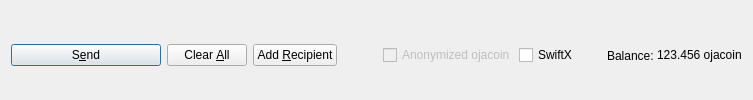
         <widget class="QFrame" name="frame_Send">
          <layout class="QHBoxLayout" name="horizontalLayout">
           <property name="bottomMargin">
            <number>0</number>
           </property>
           <item>
            <widget class="QPushButton" name="sendButton">
             <property name="minimumSize">
              <size>
               <width>150</width>
               <height>0</height>
              </size>
             </property>
             <property name="toolTip">
              <string>Confirm the send action</string>
             </property>
             <property name="text">
              <string>S&amp;end</string>
             </property>
             <property name="icon">
              <iconset resource="../ojacoin.qrc">
               <normaloff>:/icons/send</normaloff>:/icons/send</iconset>
             </property>
             <property name="autoDefault">
              <bool>false</bool>
             </property>
             <property name="default">
              <bool>true</bool>
             </property>
            </widget>
           </item>
           <item>
            <widget class="QPushButton" name="clearButton">
             <property name="sizePolicy">
              <sizepolicy hsizetype="Minimum" vsizetype="Fixed">
               <horstretch>0</horstretch>
               <verstretch>0</verstretch>
              </sizepolicy>
             </property>
             <property name="toolTip">
              <string>Clear all fields of the form.</string>
             </property>
             <property name="text">
              <string>Clear &amp;All</string>
             </property>
             <property name="icon">
              <iconset resource="../ojacoin.qrc">
               <normaloff>:/icons/remove</normaloff>:/icons/remove</iconset>
             </property>
             <property name="autoDefault">
              <bool>false</bool>
             </property>
            </widget>
           </item>
           <item>
            <widget class="QPushButton" name="addButton">
             <property name="toolTip">
              <string>Send to multiple recipients at once</string>
             </property>
             <property name="text">
              <string>Add &amp;Recipient</string>
             </property>
             <property name="icon">
              <iconset resource="../ojacoin.qrc">
               <normaloff>:/icons/add</normaloff>:/icons/add</iconset>
             </property>
             <property name="autoDefault">
              <bool>false</bool>
             </property>
            </widget>
           </item>
           <item>
            <spacer name="horizontalSpacer">
             <property name="orientation">
              <enum>Qt::Horizontal</enum>
             </property>
             <property name="sizeHint" stdset="0">
              <size>
               <width>40</width>
               <height>20</height>
              </size>
             </property>
            </spacer>
           </item>
           <item>
            <layout class="QHBoxLayout" name="horizontalLayout_2">
             <property name="spacing">
              <number>3</number>
             </property>
             <item>
              <widget class="QCheckBox" name="checkzECA">
               <property name="enabled">
                <bool>false</bool>
               </property>
               <property name="text">
                <string>Anonymized ojacoin</string>
               </property>
              </widget>
             </item>
             <item>
              <widget class="QCheckBox" name="checkSwiftTX">
               <property name="enabled">
                <bool>true</bool>
               </property>
               <property name="minimumSize">
                <size>
                 <width>85</width>
                 <height>0</height>
                </size>
               </property>
               <property name="text">
                <string>SwiftX</string>
               </property>
              </widget>
             </item>
             <item>
              <widget class="QLabel" name="label">
               <property name="text">
                <string>Balance:</string>
               </property>
              </widget>
             </item>
             <item>
              <widget class="QLabel" name="labelBalance">
               <property name="sizePolicy">
                <sizepolicy hsizetype="Preferred" vsizetype="Fixed">
                 <horstretch>0</horstretch>
                 <verstretch>0</verstretch>
                </sizepolicy>
               </property>
               <property name="cursor">
                <cursorShape>IBeamCursor</cursorShape>
               </property>
               <property name="text">
                <string notr="true">123.456 ojacoin</string>
               </property>
               <property name="textInteractionFlags">
                <set>Qt::LinksAccessibleByMouse|Qt::TextSelectableByKeyboard|Qt::TextSelectableByMouse</set>
               </property>
              </widget>
             </item>
            </layout>
           </item>
          </layout>
         </widget>
